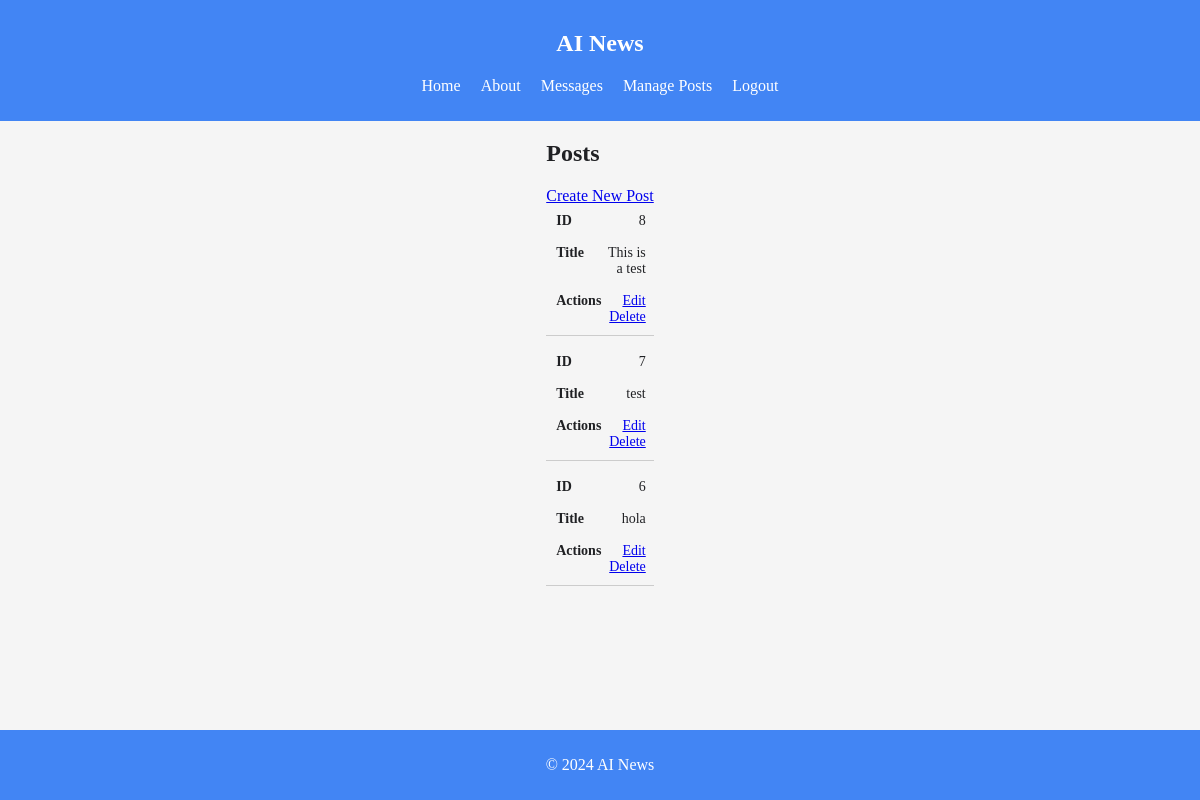
Page /posts (signed in) on the earlier database version.
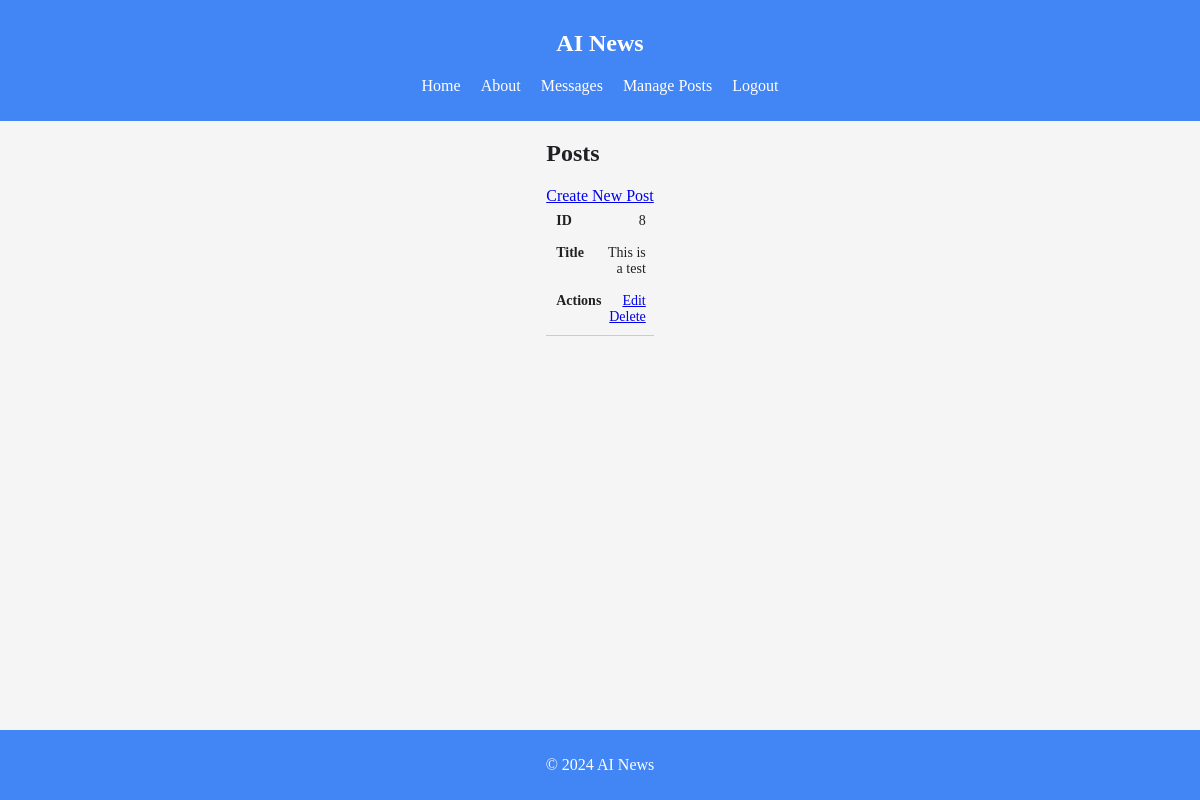
Same page on the later database version.
### tables this page shows
CREATE TABLE posts (
    id INTEGER PRIMARY KEY AUTOINCREMENT,
    title TEXT NOT NULL,
    content TEXT NOT NULL,
    created_at TIMESTAMP DEFAULT CURRENT_TIMESTAMP
);

### controllers/PostController.php (called while the page is built, shortened)
<?php
class PostController {
    public function index() {
        $postModel = new PostModel();
        $posts = $postModel->getAllPosts();
        include 'views/posts/index.php';
        include 'views/layouts/layout.php';
    }
}

### init.php (called while the page is built, shortened)
<?php
function getDbConnection() {
    return new SQLite3('/var/www/html/database/ai_news_blog.db');
}

### models/PostModel.php (called while the page is built, shortened)
<?php
class PostModel {
    private $db;
    public function __construct() {
        $this->db = getDbConnection();
    }
    public function getAllPosts() {
        $posts = [];
        $results = $this->db->query('SELECT * FROM posts ORDER BY created_at DESC');
        if ($results) {
            while ($row = $results->fetchArray(SQLITE3_ASSOC)) {
                $posts[] = $row;
            }
        }
        return $posts;
    }
}

### views/posts/index.php (the view, shortened to what this page needs)
<section>
    <h2>Posts</h2>
    <a href="/posts/create">Create New Post</a>
    <?php if (!empty($posts)): ?>
    <table class="common-table">
        <tbody>
            <?php foreach ($posts as $post): ?>
            <tr>
                <td data-label="ID"><?php echo htmlspecialchars($post['id']); ?></td>
                <td data-label="Title"><?php echo htmlspecialchars($post['title']); ?></td>
                <td data-label="Actions">
                    <a href="/posts/edit/<?php echo urlencode($post['id']); ?>">Edit</a>
                    <a href="/posts/delete/<?php echo urlencode($post['id']); ?>" onclick="return confirm('Are you sure?')">Delete</a>
                </td>
            </tr>
            <?php endforeach; ?>
        </tbody>
    </table>
    <?php else: ?>
    <p>No posts available.</p>
    <?php endif; ?>
</section>

Differences in the rows shown:
removed posts: id "7", title "test"
removed posts: id "6", title "hola"
